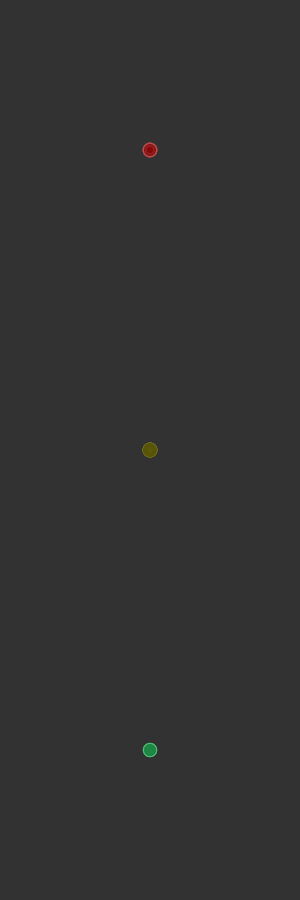
Frame 1 (no input)
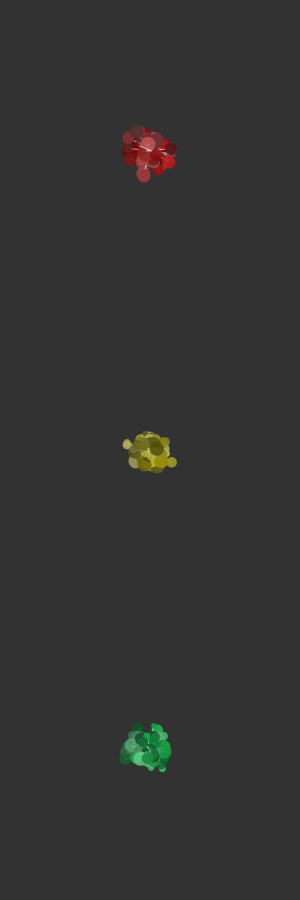
Frame 60 (the mouse pressed at the canvas centre just before this capture)
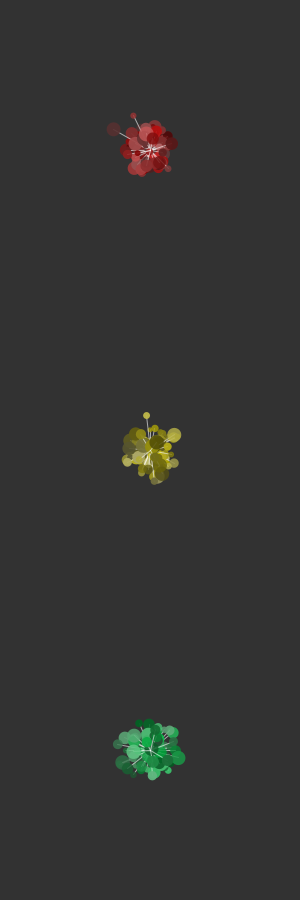
Frame 120 (the mouse held since frame 60 and released just before this capture)

The Processing sketch that drew these frames (run headless with seeded random() and noise(); from frame 60 on, the mouse is pressed at the canvas centre):

// Processing sketch: processing_118231
// ── processing_118231.pde

Bubble[] bubs;

void setup() {
  size(300, 900);
  colorMode(HSB);
  bubs = new Bubble[300];
  for(int i = 0; i < 100; i++){
    bubs[i] = new Bubble(width/2, 150, random(5, 15), color(0, random(100, 255), random(80, 200), random(200, 250)));
  }
  for(int i = 100; i < 200; i++){
    bubs[i] = new Bubble(width/2, 450, random(5, 15), color(40, random(100, 255), random(80, 200), random(200, 250)));
  }
  for(int i = 200; i < 300; i++){
    bubs[i] = new Bubble(width/2, 750, random(5, 15), color(100, random(100, 255), random(80, 200), random(200, 250)));
  }
}

void draw() {
  background(50);
  for(int i = 0; i < 300; i++) {
    bubs[i].display();
    bubs[i].update();
  }
}

class Bubble {
  float xCent;
  float yCent;
  float xPos;
  float yPos;
  float bubSize;
  float vel = 0;
  float acc = 0;
  color bubColor;
  
  Bubble(float x, float y, float size, color bColor){
   xCent = x;
   yCent = y;
   bubSize = size;
  bubColor = bColor; 
  }

  void display(){
    stroke(255, 150);
    //
    
    pushMatrix();
    translate(xCent, yCent);
    rotate(vel);
    line(0, 0, xPos, yPos);
    fill(bubColor);
    noStroke();
    ellipse(xPos, yPos, bubSize, bubSize);
    popMatrix();
  }
  
  void update() {
    xPos += random(-2, 2);
    yPos += random(-2, 2);
    if(dist(mouseX, mouseY, xCent, yCent) < 100) {
      acc += .01;
    } else if(acc > 0) {
      acc *= .9;
    }
    vel += acc;
  }

}
